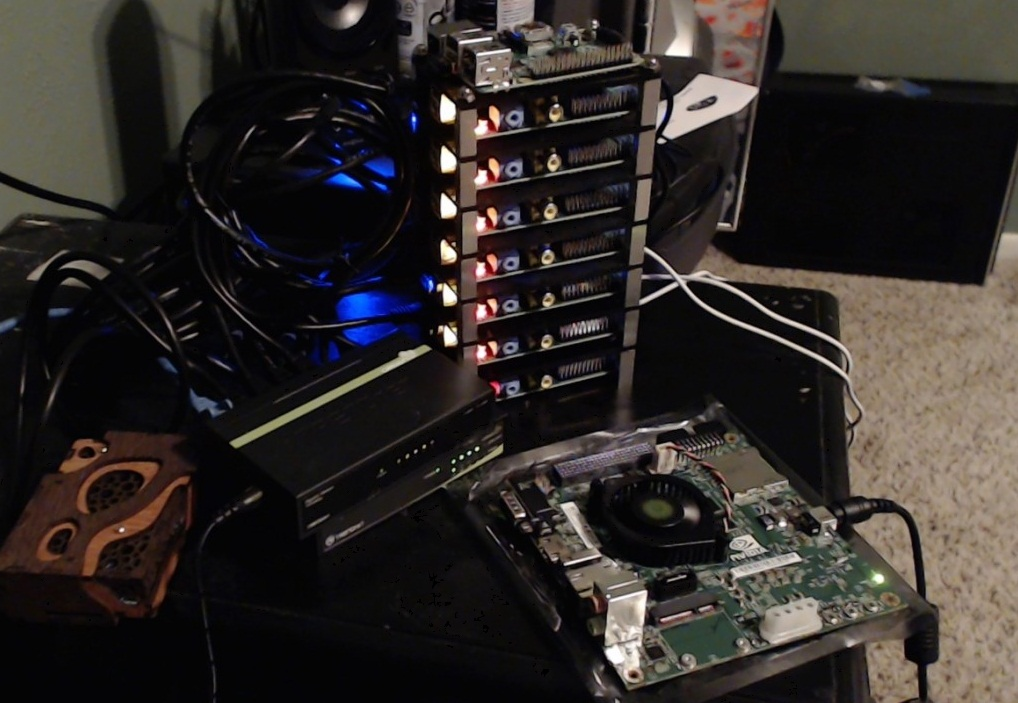
#> input picture OpenCVTesting/OpenCVTesting/base_image_for_matching.jpg, 1018 x 703 px, given in place of the camera
$ python Transformations.py
#> lines starting #> are read from the running program, lines starting #| are printed output that depends on the picture; after the words box and inside, x2 and y2 are one past the last pixel; in counts of white or black regions, pixels touching at a corner belong together
import cv2
import numpy as np


cap = cv2.VideoCapture(0)

while True:
    _, frame = cap.read()
#> frame is the input picture: shape (703, 1018, 3); mean B, G, R 40.7, 43.2, 48.1
    hsv = cv2.cvtColor(frame,cv2.COLOR_BGR2HSV) #For range, since RGB is a color value, but it doe snot give you range, whereas the hue is color, value is houw much of that color, and V is intensity
#> hsv: shape (703, 1018, 3); mean H, S, V 61, 68.9, 50.5
    lower_red = np.array([140,150,0]) #We actualy setted up to show EVERYTHING
    upper_red = np.array([180,255,255]) #max is 180
    mask = cv2.inRange(hsv, lower_red, upper_red) #To filter out reds from image
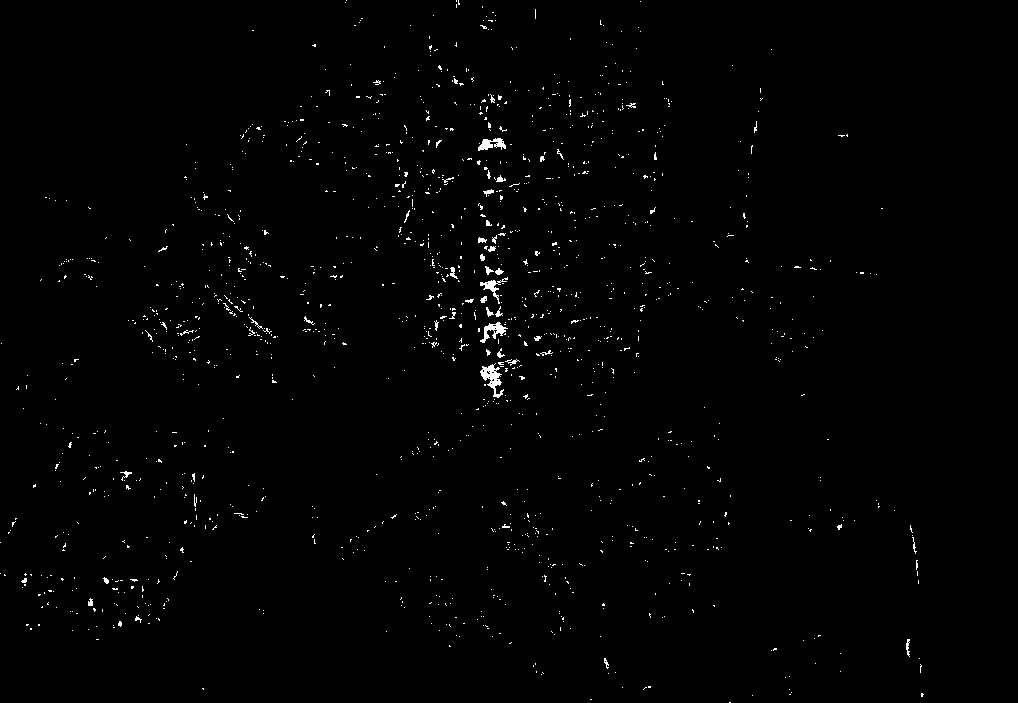
#> mask: shape (703, 1018); 0.88% white in thin lines or dots

    res = cv2.bitwise_and(frame,frame,mask = mask) # wehere there is something in the frame, and where the mask has 255 value
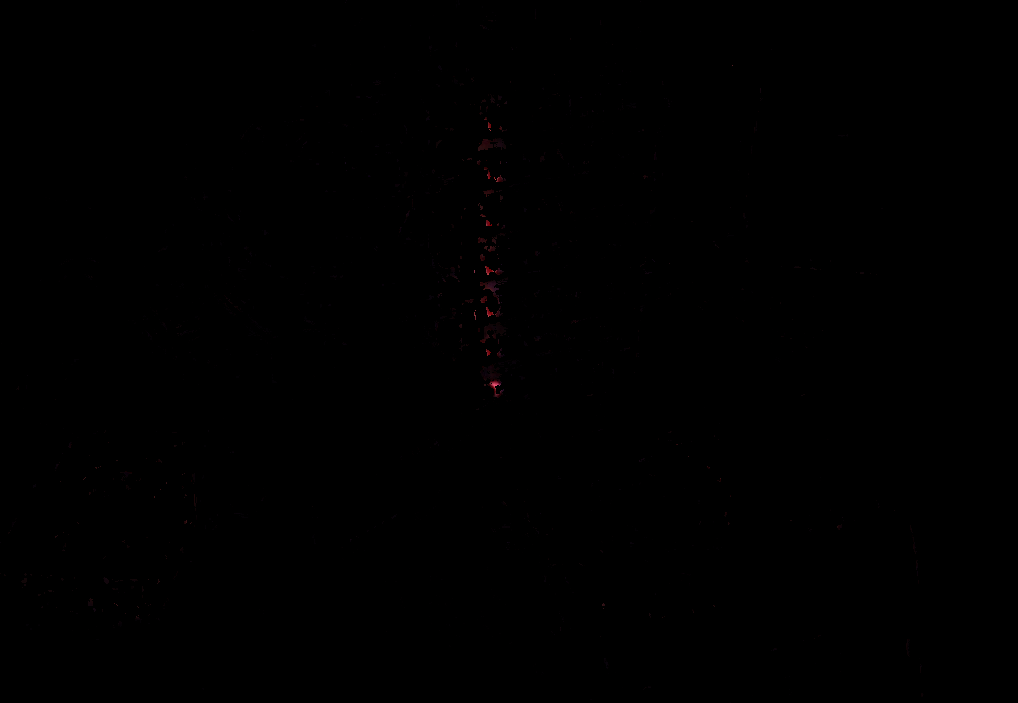
#> res: shape (703, 1018, 3); mean B, G, R 0.1, 0, 0.2

    kernel = np.ones((5,5),np.uint8)

    erosion = cv2.erode(mask,kernel,iterations = 1)  #removes pixels that have neighboring voids
#> erosion: shape (703, 1018); 0.01% white in thin lines or dots, all inside (x1, y1, x2, y2) = (483, 141, 502, 384)

    dilation = cv2.dilate(mask,kernel,iterations = 1) #Opposite
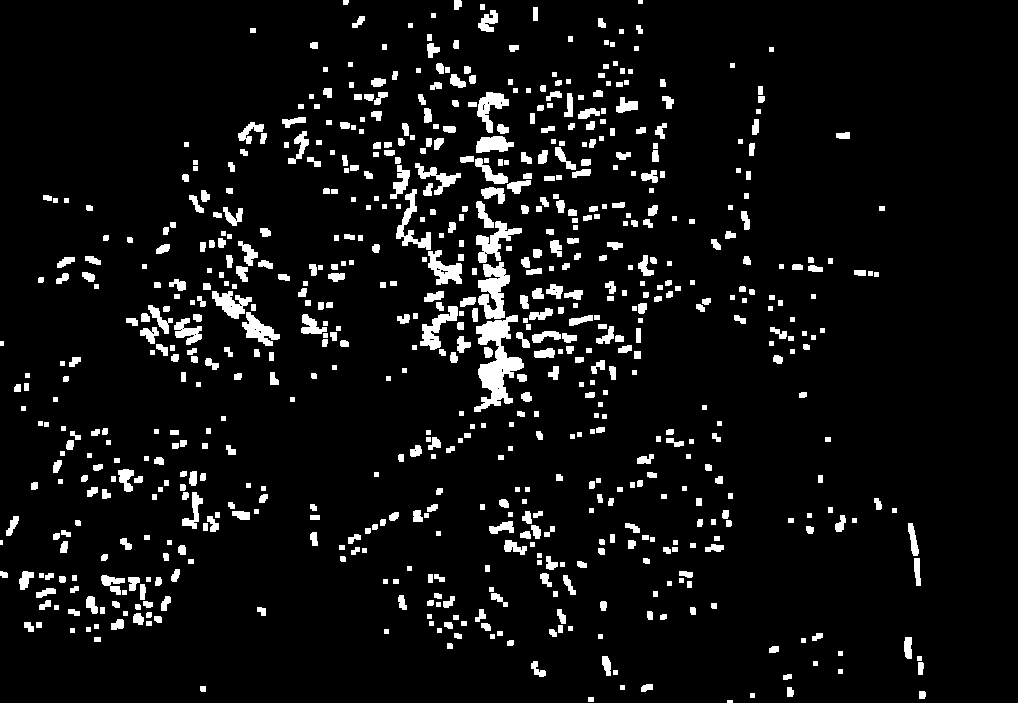
#> dilation: shape (703, 1018); 6.7% white; 707 white regions (2 under 20 px), largest, box (x1, y1, x2, y2) and area: (474, 315, 524, 412) 2166, (478, 262, 510, 319) 1100, (476, 221, 522, 263) 755

    opening = cv2.morphologyEx(mask,cv2.MORPH_OPEN,kernel) #Removes false positives
#> opening: shape (703, 1018); 0.05% white; 8 white regions, largest, box (x1, y1, x2, y2) and area: (481, 139, 490, 149) 79, (485, 281, 495, 289) 68, (496, 325, 504, 333) 58
    closing = cv2.morphologyEx(mask,cv2.MORPH_CLOSE,kernel) #Removes false negatives
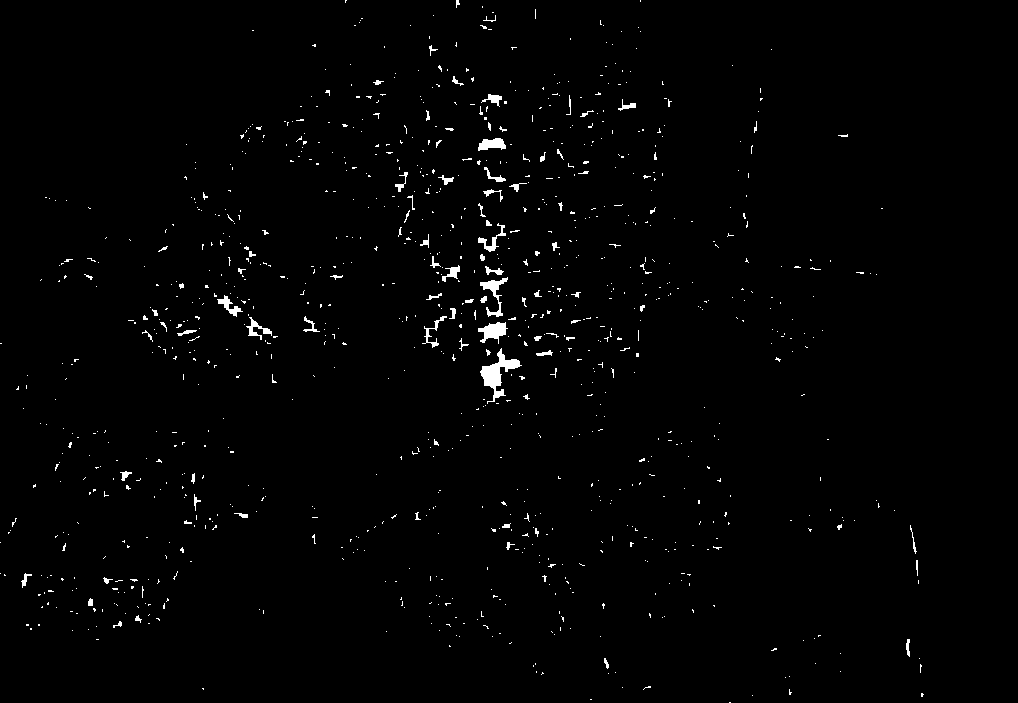
#> closing: shape (703, 1018); 1.2% white; 1026 white regions (945 under 20 px), largest, box (x1, y1, x2, y2) and area: (480, 348, 522, 404) 735, (478, 322, 508, 344) 354, (480, 277, 508, 317) 329


    cv2.imshow('res',res)
    cv2.imshow('erosion',erosion)
    cv2.imshow('dilation',dilation)
    cv2.imshow('opening',opening)
    cv2.imshow('closing',closing)
    if cv2.waitKey(1) & 0xFF == ord('q'):
#> (key q is pressed here)
       break
cap.release()
cv2.destroyAllWindows
